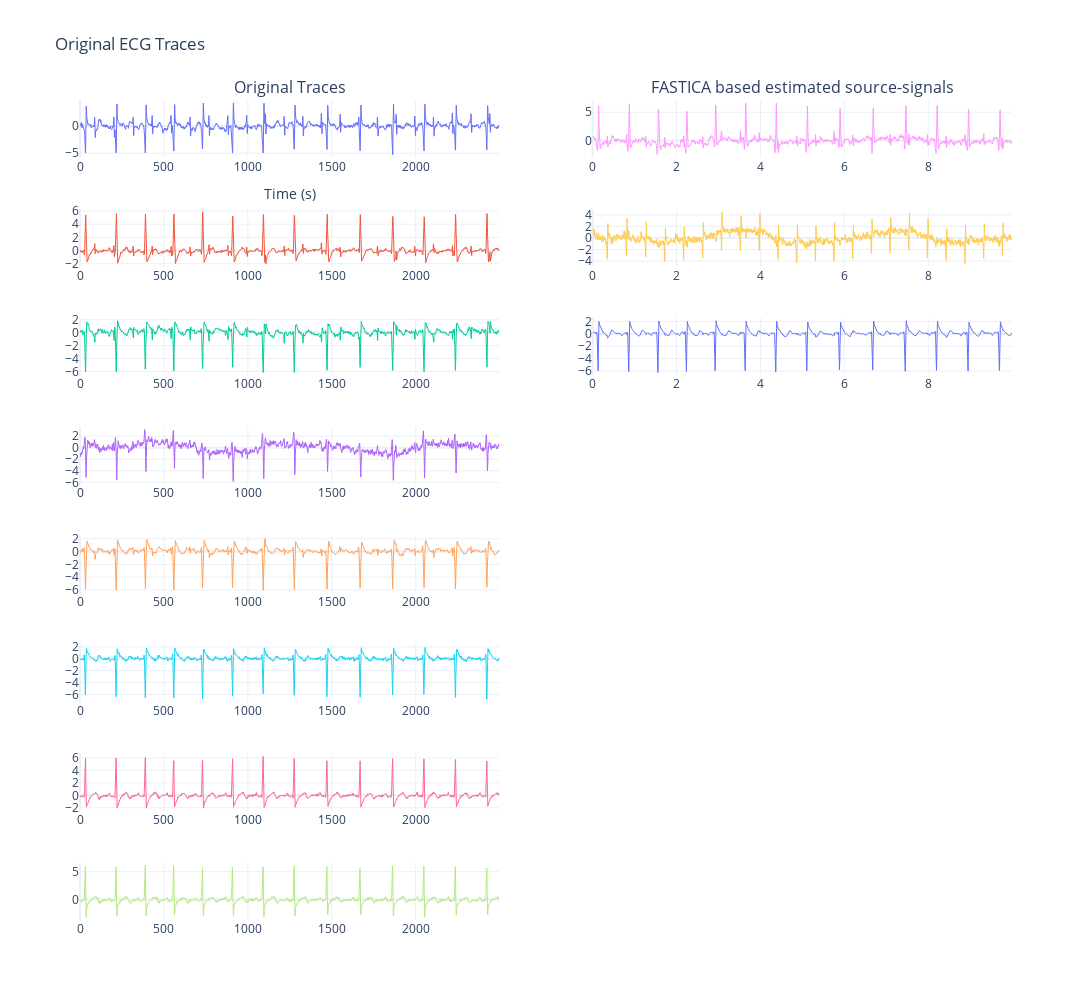

Here is the notebook cell this chart was saved with:
### Code cell
fig = make_subplots(rows=len(ecg_df.columns.tolist()), cols=2, subplot_titles=["Original Traces", 'FASTICA based estimated source-signals'])

offset = 2500 # vertical spacing between channels
scale = 100

for i, channel in enumerate(channel_names):
    
    fig.add_trace(
        go.Scatter(
            x=ecg_df.index,
            y=ecg_df[channel].values,
            mode='lines',
            line=dict(width=1),
            name=f'Ch{i+1}',
            showlegend=False
        ),
        row=i+1, col=1
    )
ica = FastICA(n_components=3)
S = ica.fit_transform(ecg_df.values)   # sources (icasig)
A = ica.mixing_            # mixing matrix (A)
W = ica.components_ 

fica_df = pd.DataFrame(S)
fica_df = pd.DataFrame(zscore(fica_df, axis=0))
for i, channel in enumerate(fica_df.columns.tolist()):
    fig.add_trace(
        go.Scatter(
            x=time,
            y=fica_df[channel].values, 
            mode='lines',
            line=dict(width=1),
            name=f'Ch{i+1}',
            showlegend=False
        ),
        row=i+1, col=2
    )

fig.update_layout(
    height=1000,
    width=1600,
    title="Original ECG Traces",
    xaxis_title='Time (s)',
    template='plotly_white'
    
)
fig.update_xaxes(showgrid=True)
fig.update_yaxes(showgrid=True,)
fig.write_image(os.path.join(IMAGE_DIR,f"fastica_foetal.png"), width=800, height=500, scale=2)
fig.show()

### Figure 1 — Plotly figure (JSON) as saved in the notebook; plotly's stock layout.template omitted (floating-point values rounded to 4 significant figures; data arrays with more than 128 entries replaced by an {"elided": "..."} marker saying what was removed)
{"data": [{"line": {"width": 1}, "mode": "lines", "name": "Ch1", "showlegend": false, "type": "scatter", "x": {"elided": "2500 int values"}, "xaxis": "x", "y": {"elided": "2500 float values"}, "yaxis": "y"}, {"line": {"width": 1}, "mode": "lines", "name": "Ch2", "showlegend": false, "type": "scatter", "x": {"elided": "2500 int values"}, "xaxis": "x3", "y": {"elided": "2500 float values"}, "yaxis": "y3"}, {"line": {"width": 1}, "mode": "lines", "name": "Ch3", "showlegend": false, "type": "scatter", "x": {"elided": "2500 int values"}, "xaxis": "x5", "y": {"elided": "2500 float values"}, "yaxis": "y5"}, {"line": {"width": 1}, "mode": "lines", "name": "Ch4", "showlegend": false, "type": "scatter", "x": {"elided": "2500 int values"}, "xaxis": "x7", "y": {"elided": "2500 float values"}, "yaxis": "y7"}, {"line": {"width": 1}, "mode": "lines", "name": "Ch5", "showlegend": false, "type": "scatter", "x": {"elided": "2500 int values"}, "xaxis": "x9", "y": {"elided": "2500 float values"}, "yaxis": "y9"}, {"line": {"width": 1}, "mode": "lines", "name": "Ch6", "showlegend": false, "type": "scatter", "x": {"elided": "2500 int values"}, "xaxis": "x11", "y": {"elided": "2500 float values"}, "yaxis": "y11"}, {"line": {"width": 1}, "mode": "lines", "name": "Ch7", "showlegend": false, "type": "scatter", "x": {"elided": "2500 int values"}, "xaxis": "x13", "y": {"elided": "2500 float values"}, "yaxis": "y13"}, {"line": {"width": 1}, "mode": "lines", "name": "Ch8", "showlegend": false, "type": "scatter", "x": {"elided": "2500 int values"}, "xaxis": "x15", "y": {"elided": "2500 float values"}, "yaxis": "y15"}, {"line": {"width": 1}, "mode": "lines", "name": "Ch1", "showlegend": false, "type": "scatter", "x": {"elided": "2500 float values"}, "xaxis": "x2", "y": {"elided": "2500 float values"}, "yaxis": "y2"}, {"line": {"width": 1}, "mode": "lines", "name": "Ch2", "showlegend": false, "type": "scatter", "x": {"elided": "2500 float values"}, "xaxis": "x4", "y": {"elided": "2500 float values"}, "yaxis": "y4"}, {"line": {"width": 1}, "mode": "lines", "name": "Ch3", "showlegend": false, "type": "scatter", "x": {"elided": "2500 float values"}, "xaxis": "x6", "y": {"elided": "2500 float values"}, "yaxis": "y6"}], "layout": {"annotations": [{"font": {"size": 16}, "showarrow": false, "text": "Original Traces", "x": 0.225, "xanchor": "center", "xref": "paper", "y": 1, "yanchor": "bottom", "yref": "paper"}, {"font": {"size": 16}, "showarrow": false, "text": "FASTICA based estimated source-signals", "x": 0.775, "xanchor": "center", "xref": "paper", "y": 1, "yanchor": "bottom", "yref": "paper"}], "height": 1000, "title": {"text": "Original ECG Traces"}, "width": 1600, "xaxis": {"anchor": "y", "domain": [0, 0.45], "showgrid": true, "title": {"text": "Time (s)"}}, "xaxis10": {"anchor": "y10", "domain": [0.55, 1], "showgrid": true}, "xaxis11": {"anchor": "y11", "domain": [0, 0.45], "showgrid": true}, "xaxis12": {"anchor": "y12", "domain": [0.55, 1], "showgrid": true}, "xaxis13": {"anchor": "y13", "domain": [0, 0.45], "showgrid": true}, "xaxis14": {"anchor": "y14", "domain": [0.55, 1], "showgrid": true}, "xaxis15": {"anchor": "y15", "domain": [0, 0.45], "showgrid": true}, "xaxis16": {"anchor": "y16", "domain": [0.55, 1], "showgrid": true}, "xaxis2": {"anchor": "y2", "domain": [0.55, 1], "showgrid": true}, "xaxis3": {"anchor": "y3", "domain": [0, 0.45], "showgrid": true}, "xaxis4": {"anchor": "y4", "domain": [0.55, 1], "showgrid": true}, "xaxis5": {"anchor": "y5", "domain": [0, 0.45], "showgrid": true}, "xaxis6": {"anchor": "y6", "domain": [0.55, 1], "showgrid": true}, "xaxis7": {"anchor": "y7", "domain": [0, 0.45], "showgrid": true}, "xaxis8": {"anchor": "y8", "domain": [0.55, 1], "showgrid": true}, "xaxis9": {"anchor": "y9", "domain": [0, 0.45], "showgrid": true}, "yaxis": {"anchor": "x", "domain": [0.9297, 1], "showgrid": true}, "yaxis10": {"anchor": "x10", "domain": [0.3984, 0.4688], "showgrid": true}, "yaxis11": {"anchor": "x11", "domain": [0.2656, 0.3359], "showgrid": true}, "yaxis12": {"anchor": "x12", "domain": [0.2656, 0.3359], "showgrid": true}, "yaxis13": {"anchor": "x13", "domain": [0.1328, 0.2031], "showgrid": true}, "yaxis14": {"anchor": "x14", "domain": [0.1328, 0.2031], "showgrid": true}, "yaxis15": {"anchor": "x15", "domain": [0, 0.07031], "showgrid": true}, "yaxis16": {"anchor": "x16", "domain": [0, 0.07031], "showgrid": true}, "yaxis2": {"anchor": "x2", "domain": [0.9297, 1], "showgrid": true}, "yaxis3": {"anchor": "x3", "domain": [0.7969, 0.8672], "showgrid": true}, "yaxis4": {"anchor": "x4", "domain": [0.7969, 0.8672], "showgrid": true}, "yaxis5": {"anchor": "x5", "domain": [0.6641, 0.7344], "showgrid": true}, "yaxis6": {"anchor": "x6", "domain": [0.6641, 0.7344], "showgrid": true}, "yaxis7": {"anchor": "x7", "domain": [0.5312, 0.6016], "showgrid": true}, "yaxis8": {"anchor": "x8", "domain": [0.5312, 0.6016], "showgrid": true}, "yaxis9": {"anchor": "x9", "domain": [0.3984, 0.4688], "showgrid": true}}}
